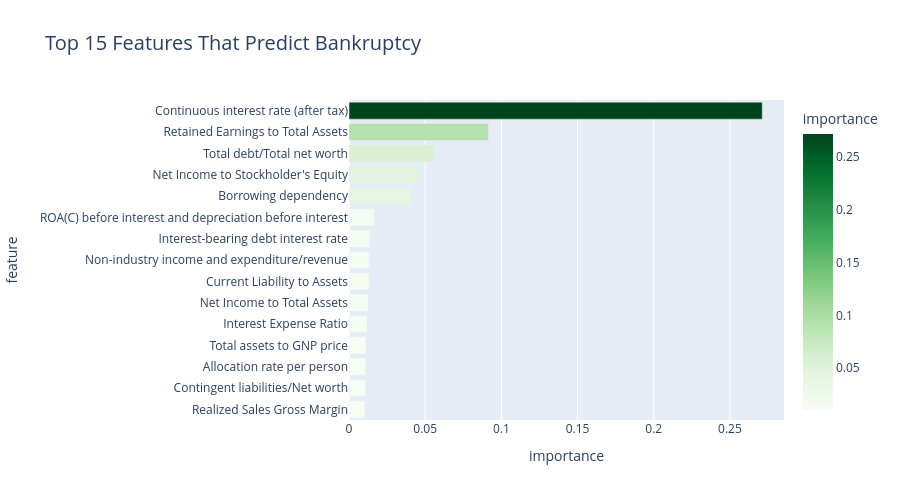

The notebook cell this image was saved under:
### Code cell
# Chart 2 - Top 15 Features
importance_df = pd.DataFrame({
    'feature': X.columns,
    'importance': model.feature_importances_
}).sort_values('importance', ascending=False).head(15)

fig2 = px.bar(
    importance_df,
    x='importance',
    y='feature',
    orientation='h',
    title='Top 15 Features That Predict Bankruptcy',
    color='importance',
    color_continuous_scale='Greens'
)
fig2.update_layout(
    title_font_size=20,
    yaxis={'categoryorder': 'total ascending'},
    height=500
)
fig2.show()

print("Chart 2 done!")

### Figure 1 — Plotly figure (JSON) as saved in the notebook; plotly's stock layout.template omitted (floating-point values rounded to 4 significant figures)
{"data": [{"hovertemplate": "importance=%{marker.color}<br>feature=%{y}<extra></extra>", "legendgroup": "", "marker": {"color": [0.2712, 0.09155, 0.05611, 0.04563, 0.04055, 0.01653, 0.01371, 0.01323, 0.01315, 0.0125, 0.01179, 0.01115, 0.01099, 0.01096, 0.01056], "coloraxis": "coloraxis", "pattern": {"shape": ""}}, "name": "", "orientation": "h", "showlegend": false, "textposition": "auto", "type": "bar", "x": [0.2712, 0.09155, 0.05611, 0.04563, 0.04055, 0.01653, 0.01371, 0.01323, 0.01315, 0.0125, 0.01179, 0.01115, 0.01099, 0.01096, 0.01056], "xaxis": "x", "y": [" Continuous interest rate (after tax)", " Retained Earnings to Total Assets", " Total debt/Total net worth", " Net Income to Stockholder's Equity", " Borrowing dependency", " ROA(C) before interest and depreciation before interest", " Interest-bearing debt interest rate", " Non-industry income and expenditure/revenue", " Current Liability to Assets", " Net Income to Total Assets", " Interest Expense Ratio", " Total assets to GNP price", " Allocation rate per person", " Contingent liabilities/Net worth", " Realized Sales Gross Margin"], "yaxis": "y"}], "layout": {"barmode": "relative", "coloraxis": {"colorbar": {"title": {"text": "importance"}}, "colorscale": [[0, "rgb(247,252,245)"], [0.125, "rgb(229,245,224)"], [0.25, "rgb(199,233,192)"], [0.375, "rgb(161,217,155)"], [0.5, "rgb(116,196,118)"], [0.625, "rgb(65,171,93)"], [0.75, "rgb(35,139,69)"], [0.875, "rgb(0,109,44)"], [1, "rgb(0,68,27)"]]}, "height": 500, "legend": {"tracegroupgap": 0}, "title": {"font": {"size": 20}, "text": "Top 15 Features That Predict Bankruptcy"}, "xaxis": {"anchor": "y", "domain": [0, 1], "title": {"text": "importance"}}, "yaxis": {"anchor": "x", "categoryorder": "total ascending", "domain": [0, 1], "title": {"text": "feature"}}}}
